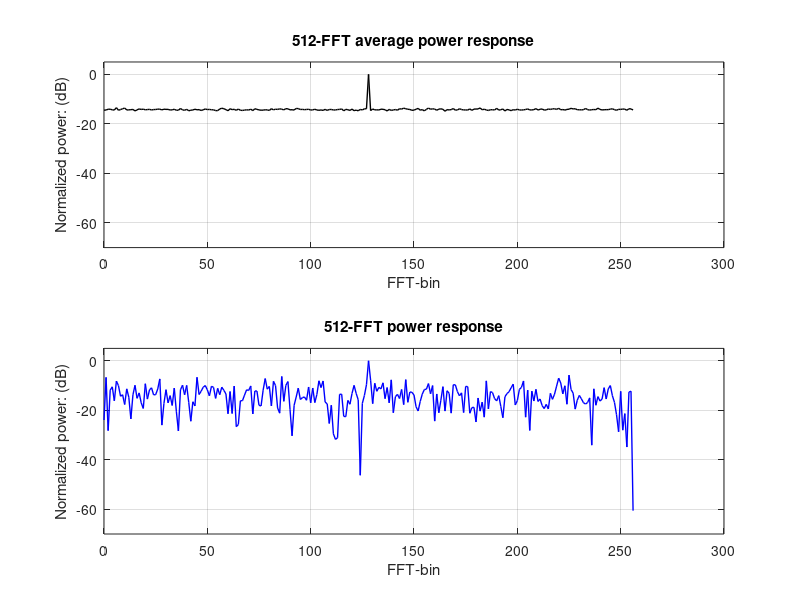
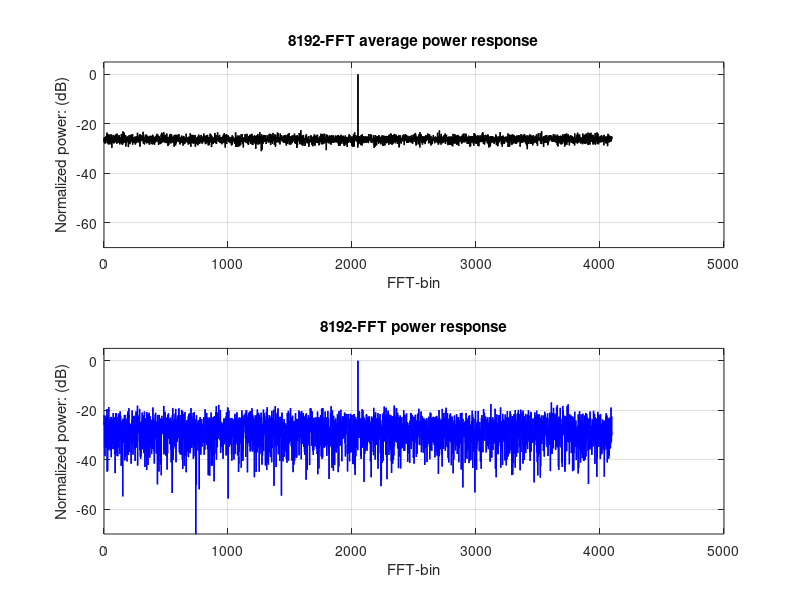

MATLAB code for these plots, in order:
%%
clear;clc;

N = 8192; % FFT-length

D = 16; % FFT frames
L = N*D; % length of the signal.

n = 0:L-1; 
k = 0:N/2;

A = 2;
SNR_dB = -10;
SNR_LIN = db2mag(SNR_dB);
disp(['SNR in dB is: ',num2str(SNR_dB)])
disp(['SNR in linearity is: ',num2str(SNR_LIN)])
%

srate = 1000e6; % sampling rate
fv = 250e6; % signal frequency (Hz)
% fv = 455.8e6; % signal frequency (Hz)
% fv = 460e6; % signal frequency (Hz)
% fv = 488037109.375;


kvN = N*fv/srate; % frequency bin @ N-FFT
kvN_round = round(kvN);
disp(['N-pnt-FFT-frequency bin: ',num2str(kvN)])
disp(['Integral Npnt-FFT-frequency bin: ',num2str(kvN_round)])
% disp(['PFFT-frequency bin: ',num2str(kvm)])
% sig = A*exp(1i*2*pi*kv/N.*n);
sig = A*cos(2*pi*fv/srate*n); % carrier signal.
noise = (std(sig)/SNR_LIN)*randn(1,L); % zero-mean, std = std(sig)/SNR_LIN

x = sig + noise;

%%
% Compute N-FFT directly, with L/N frames;

frames_N_FFT = floor(L/N);
XN = fft(reshape(x,[N,frames_N_FFT]))/N;

XN_power = abs(XN).^2;
XN_power_avg = mean(XN_power,2);

idv_peak_XN = find(XN_power_avg(1:N/2+1)==max(XN_power_avg(1:N/2+1)));
kv_peak_XN = idv_peak_XN - 1;  % signal frequency-bin

fr_N_FFT = srate/N * kv_peak_XN/1e6;
disp(['The recovered signal-frequency via N-FFT: ',num2str(fr_N_FFT),' MHz'])
%%
figure(1),clf
subplot(211)
plot(0:N/2, pow2db(XN_power_avg(1:N/2+1)./max(XN_power_avg)),'k-','linew',2)
title([num2str(N),'-FFT average power response'])
xlabel('FFT-bin')
ylabel('Normalized power: (dB)')
set(gca,'ylim',[-70 5])
grid on
subplot(212)
plot(0:N/2, pow2db(XN_power(1:N/2+1,1)./max(XN_power(1:N/2+1,1))),'b-','linew',2)
title([num2str(N),'-FFT power response'])
xlabel('FFT-bin')
ylabel('Normalized power: (dB)')
set(gca,'ylim',[-70 5])
grid on
%% 
% Different fft-length 
clear;clc;
L = 16 * 8192;
srate = 1000e6; % sampling rate
fv = 250e6; % signal frequency (Hz)
A = 2;
SNR_dB = -10;
SNR_LIN = db2mag(SNR_dB);
n = 0:L-1; 
sig = A*cos(2*pi*fv/srate*n); % carrier signal.
noise = (std(sig)/SNR_LIN)*randn(1,L); % zero-mean, std = std(sig)/SNR_LIN

x = sig + noise;
% Nps = [512 1024 2048 4096 8192];
Nps = [512 8192];
%%
for k = 1:2
    N = Nps(k);
    frames_N_FFT = floor(L/N);
    kvN = N*fv/srate; % frequency bin @ N-FFT
%     kvN_round = round(kvN);
    disp(['N-pnt-FFT-frequency bin: ',num2str(kvN)])    
    XN = fft(reshape(x,[N,frames_N_FFT]))/N;

    XN_power = abs(XN).^2;
    XN_power_avg = mean(XN_power,2);

    idv_peak_XN = find(XN_power_avg(1:N/2+1)==max(XN_power_avg(1:N/2+1)));
    kv_peak_XN = idv_peak_XN - 1;  % signal frequency-bin

    fr_N_FFT = srate/N * kv_peak_XN/1e6;
    disp(['The recovered signal-frequency via N-FFT: ',num2str(fr_N_FFT),' MHz'])
    
    figure(k),clf
    subplot(211)
    plot(0:N/2, pow2db(XN_power_avg(1:N/2+1)./max(XN_power_avg)),'k-','linew',1)
    title([num2str(N),'-FFT average power response'])
    xlabel('FFT-bin')
    ylabel('Normalized power: (dB)')
    set(gca,'ylim',[-70 5])
    grid on
    subplot(212)
    plot(0:N/2, pow2db(XN_power(1:N/2+1,1)./max(XN_power(1:N/2+1,1))),'b-','linew',1)
    title([num2str(N),'-FFT power response'])
    xlabel('FFT-bin')
    ylabel('Normalized power: (dB)')
    set(gca,'ylim',[-70 5])
    grid on
end
